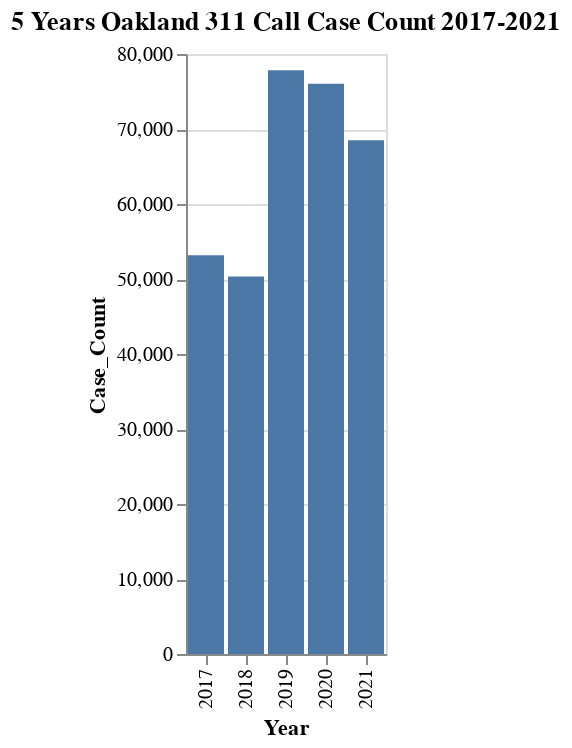

This figure's notebook cell:
### Code cell
# Visualize
alt.Chart(fiveyear_cases).mark_bar().encode(
    x='Year:O',
    y='Case_Count'
).properties(
    title='5 Years Oakland 311 Call Case Count 2017-2021'
)

### Figure 1 — Vega-Lite specification as saved in the notebook (floating-point values rounded to 4 significant figures)
{"config": {"view": {"continuousWidth": 400, "continuousHeight": 300}}, "data": {"name": "data-c105da9c9f1f9809d5ba96b6072800f6"}, "mark": "bar", "encoding": {"x": {"type": "ordinal", "field": "Year"}, "y": {"type": "quantitative", "field": "Case_Count"}}, "title": "5 Years Oakland 311 Call Case Count 2017-2021", "$schema": "https://vega.github.io/schema/vega-lite/v4.8.1.json", "datasets": {"data-c105da9c9f1f9809d5ba96b6072800f6": [{"Year": 2017, "Case_Count": 53176}, {"Year": 2018, "Case_Count": 50334}, {"Year": 2019, "Case_Count": 77843}, {"Year": 2020, "Case_Count": 76032}, {"Year": 2021, "Case_Count": 68513}]}}
